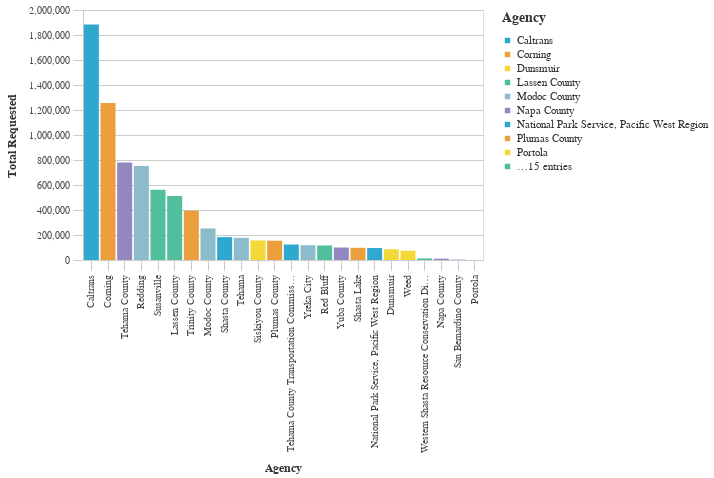

The cell this chart's notebook holds for it:
### Markdown cell above
### Average Total Requested Funds by Agency ($2021)

### Code cell
#Bar chart Average Total Requested Funds by Agency
chart4=(_dla_utils.basic_bar_chart_no_save((((_dla_utils.calculate_data_all(df, 'adjusted_total_requested', 'primary_agency_name', aggfunc="mean"))
                          >>arrange(-_.adjusted_total_requested)).head(30)
                        ), 'primary_agency_name','adjusted_total_requested', 'primary_agency_name', district
                       ))
chart4=chart4.encode([alt.Tooltip('primary_agency_name', title=_dla_utils.labeling('primary_agency_name')),
    alt.Tooltip('adjusted_total_requested', title=_dla_utils.labeling('adjusted_total_requested'), format="$,.2f"),
                          ])
display(chart4)

### Figure 1 — Vega-Lite specification as saved in the notebook (floating-point values rounded to 4 significant figures)
{"config": {"view": {"continuousWidth": 400, "continuousHeight": 300}, "axis": {"domainColor": "#cbcbcb", "grid": true, "gridColor": "#cbcbcb", "gridWidth": 1, "labelColor": "#474747", "labelFont": "Nunito Sans", "labelFontSize": 10, "labelPadding": 4, "tickColor": "#cbcbcb", "tickSize": 10, "titleColor": "#333", "titleFont": "Raleway", "titleFontSize": 12, "titlePadding": 10}, "axisBand": {"grid": false}, "background": "white", "font": "Raleway", "header": {"labelFont": "Nunito Sans", "titleFont": "Raleway"}, "legend": {"labelColor": "#333", "labelFont": "Nunito Sans", "labelFontSize": 11, "labelLimit": 0, "padding": 1, "symbolSize": 30, "symbolType": "square", "titleColor": "#333", "titleFont": "Raleway", "titleFontSize": 14, "titlePadding": 10}, "title": {"anchor": "middle", "font": "Raleway", "fontSize": 18, "fontWeight": 300, "offset": 20}}, "data": {"name": "data-8d75b06c2ed2c75198a8ec817ad71395"}, "mark": "bar", "encoding": {"color": {"field": "primary_agency_name", "legend": {"symbolLimit": 10, "title": "Agency"}, "scale": {"range": ["#2EA8CE", "#EB9F3C", "#F4D837", "#51BF9D", "#8CBCCB", "#9487C0"]}, "type": "nominal"}, "tooltip": [{"field": "primary_agency_name", "title": "Agency", "type": "nominal"}, {"field": "adjusted_total_requested", "format": "$,.2f", "title": "Total Requested", "type": "quantitative"}], "x": {"field": "primary_agency_name", "sort": "-y", "title": "Agency", "type": "nominal"}, "y": {"field": "adjusted_total_requested", "title": "Total Requested", "type": "quantitative"}}, "height": 250, "width": 400, "$schema": "https://vega.github.io/schema/vega-lite/v4.17.0.json", "datasets": {"data-8d75b06c2ed2c75198a8ec817ad71395": [{"primary_agency_name": "Caltrans", "adjusted_total_requested": 1884000.0}, {"primary_agency_name": "Corning", "adjusted_total_requested": 1255000.0}, {"primary_agency_name": "Tehama County", "adjusted_total_requested": 779800.0}, {"primary_agency_name": "Redding", "adjusted_total_requested": 752000.0}, {"primary_agency_name": "Susanville", "adjusted_total_requested": 562000.0}, {"primary_agency_name": "Lassen County", "adjusted_total_requested": 512300.0}, {"primary_agency_name": "Trinity County", "adjusted_total_requested": 394300.0}, {"primary_agency_name": "Modoc County", "adjusted_total_requested": 252600.0}, {"primary_agency_name": "Shasta County", "adjusted_total_requested": 182900.0}, {"primary_agency_name": "Tehama", "adjusted_total_requested": 177200.0}, {"primary_agency_name": "Siskiyou County", "adjusted_total_requested": 156900.0}, {"primary_agency_name": "Plumas County", "adjusted_total_requested": 154400.0}, {"primary_agency_name": "Tehama County Transportation Commission", "adjusted_total_requested": 123600.0}, {"primary_agency_name": "Yreka City", "adjusted_total_requested": 118700.0}, {"primary_agency_name": "Red Bluff", "adjusted_total_requested": 116000.0}, {"primary_agency_name": "Yuba County", "adjusted_total_requested": 99830.0}, {"primary_agency_name": "Shasta Lake", "adjusted_total_requested": 97650.0}, {"primary_agency_name": "National Park Service, Pacific West Region", "adjusted_total_requested": 95660.0}, {"primary_agency_name": "Dunsmuir", "adjusted_total_requested": 85650.0}, {"primary_agency_name": "Weed", "adjusted_total_requested": 74310.0}, {"primary_agency_name": "Western Shasta Resource Conservation District", "adjusted_total_requested": 12870.0}, {"primary_agency_name": "Napa County", "adjusted_total_requested": 10870.0}, {"primary_agency_name": "San Bernardino County", "adjusted_total_requested": 2830.0}, {"primary_agency_name": "Portola", "adjusted_total_requested": 440.2}]}}
